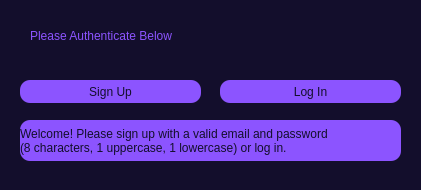
<?xml version="1.0" encoding="UTF-8"?>
<ui version="4.0">
 <class>MainWindow</class>
 <widget class="QMainWindow" name="MainWindow">
  <property name="geometry">
   <rect>
    <x>0</x>
    <y>0</y>
    <width>421</width>
    <height>190</height>
   </rect>
  </property>
  <property name="windowTitle">
   <string>MainWindow</string>
  </property>
  <property name="styleSheet">
   <string notr="true">background-color: #130e2c;</string>
  </property>
  <widget class="QWidget" name="centralwidget">
   <widget class="QLabel" name="auth_label">
    <property name="geometry">
     <rect>
      <x>30</x>
      <y>10</y>
      <width>361</width>
      <height>51</height>
     </rect>
    </property>
    <property name="styleSheet">
     <string notr="true">font: 24pt &quot;Segoe UI Semilight&quot;;
color: rgb(140, 84, 255);</string>
    </property>
    <property name="text">
     <string>Please Authenticate Below</string>
    </property>
   </widget>
   <widget class="QPushButton" name="sign_up_button">
    <property name="geometry">
     <rect>
      <x>20</x>
      <y>80</y>
      <width>181</width>
      <height>23</height>
     </rect>
    </property>
    <property name="styleSheet">
     <string notr="true">background-color : rgb(140, 84, 255);
color: #130e2c;
border-radius:10px;
</string>
    </property>
    <property name="text">
     <string>Sign Up</string>
    </property>
   </widget>
   <widget class="QPushButton" name="log_in_button">
    <property name="geometry">
     <rect>
      <x>220</x>
      <y>80</y>
      <width>181</width>
      <height>23</height>
     </rect>
    </property>
    <property name="styleSheet">
     <string notr="true">background-color : rgb(140, 84, 255);
color: #130e2c;
border-radius:10px;
</string>
    </property>
    <property name="text">
     <string>Log In</string>
    </property>
   </widget>
   <widget class="QLabel" name="msg_box">
    <property name="geometry">
     <rect>
      <x>20</x>
      <y>120</y>
      <width>381</width>
      <height>41</height>
     </rect>
    </property>
    <property name="styleSheet">
     <string notr="true">text-align: center;
background-color: rgb(140, 84, 255);
color: rgb(26, 82, 118);
border-radius:10px;
color: #130e2c;
font: 9pt;
</string>
    </property>
    <property name="text">
     <string>Welcome! Please sign up with a valid email and password
(8 characters, 1 uppercase, 1 lowercase) or log in.</string>
    </property>
   </widget>
  </widget>
  <widget class="QStatusBar" name="statusbar"/>
 </widget>
 <resources/>
 <connections/>
</ui>
